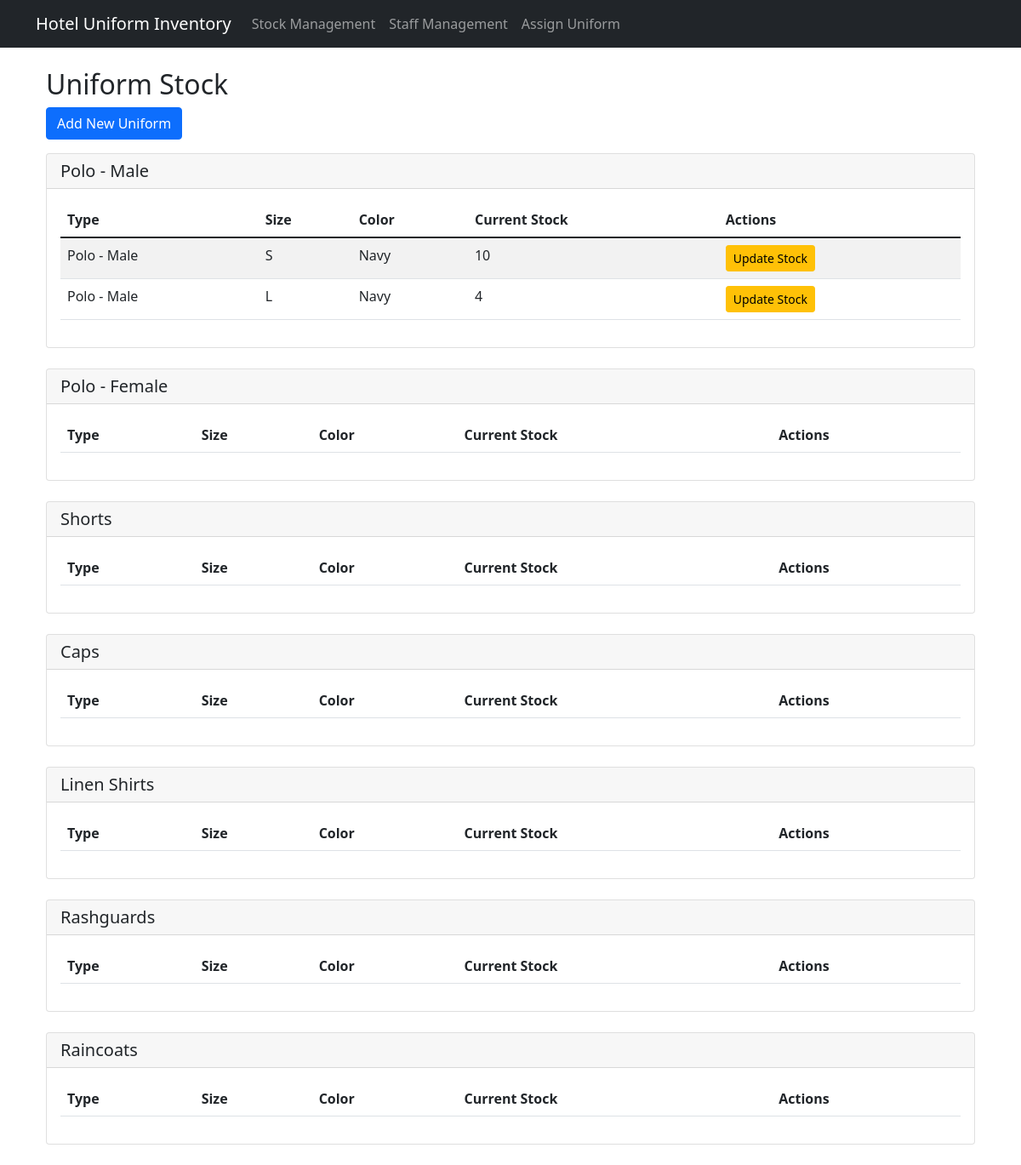
The app's page /stock with its own data.
### tables this page shows
CREATE TABLE uniforms (
        id INTEGER PRIMARY KEY AUTOINCREMENT,
        type TEXT NOT NULL,
        size TEXT NOT NULL,
        color TEXT NOT NULL,
        current_stock INTEGER DEFAULT 0
    );

### app.py (the view)
@app.route('/stock')
def stock_list():
    uniforms = stock_mgmt.get_uniform_list()
    return render_template('stock_list.html', uniforms=uniforms)

### stock_management.py (called while the page is built)
    def get_current_stock(self, uniform_id=None):
        conn = sqlite3.connect(self.db_path)
        cursor = conn.cursor()
        if uniform_id:
            cursor.execute('''
                SELECT id, type, size, color, current_stock
                FROM uniforms
                WHERE id = ?
            ''', (uniform_id,))
        else:
            cursor.execute('''
                SELECT id, type, size, color, current_stock
                FROM uniforms
            ''')
        results = cursor.fetchall()
        conn.close()
        stock_list = []
        for row in results:
            stock_list.append({
                'id': row[0],
                'type': row[1],
                'size': row[2],
                'color': row[3],
                'current_stock': row[4]
            })
        return stock_list

    def get_uniform_list(self):
        return self.get_current_stock()

### templates/stock_list.html (shortened to what this page needs)
{% extends "base.html" %}
{% block content %}
<div class="container mt-4">
    <h2>Uniform Stock</h2>
    <a href="{{ url_for('add_uniform') }}" class="btn btn-primary mb-3">Add New Uniform</a>
    <div class="row">
        <div class="col-md-12">
            <div class="card mb-4">
                <div class="card-header">
                    <h5 class="mb-0">Polo - Male</h5>
                </div>
                <div class="card-body">
                    <table class="table table-striped">
                        <thead>
                            <tr>
                                <th>Type</th>
                                <th>Size</th>
                                <th>Color</th>
                                <th>Current Stock</th>
                                <th>Actions</th>
                            </tr>
                        </thead>
                        <tbody>
                            {% set sizes = ['XS', 'S', 'M', 'L', 'XL', 'XXL'] %}
                            {% set colors = ['Black', 'White', 'Navy'] %}
                            {% for size in sizes %}
                                {% for color in colors %}
                                    {% for uniform in uniforms %}
                                        {% if uniform.type == 'Polo - Male' and uniform.size == size and uniform.color == color %}
                                        <tr>
                                            <td>{{ uniform.type }}</td>
                                            <td>{{ uniform.size }}</td>
                                            <td>{{ uniform.color }}</td>
                                            <td>{{ uniform.current_stock }}</td>
                                            <td>
                                                <button type="button" class="btn btn-sm btn-warning" data-bs-toggle="modal" data-bs-target="#updateModal{{ uniform.id }}">
                                                    Update Stock
                                                </button>
                                            </td>
                                        </tr>
                                        {% endif %}
                                    {% endfor %}
                                {% endfor %}
                            {% endfor %}
                        </tbody>
                    </table>
                </div>
            </div>
        </div>
    </div>
    <div class="row">
        <div class="col-md-12">
            <div class="card mb-4">
                <div class="card-header">
                    <h5 class="mb-0">Polo - Female</h5>
                </div>
                <div class="card-body">
                    <table class="table table-striped">
                        <thead>
                            <tr>
                                <th>Type</th>
                                <th>Size</th>
                                <th>Color</th>
                                <th>Current Stock</th>
                                <th>Actions</th>
                            </tr>
                        </thead>
                            {% set sizes = ['XS', 'S', 'M', 'L', 'XL', 'XXL'] %}
                            {% set colors = ['Black', 'White', 'Navy'] %}
                    </table>
                </div>
            </div>
        </div>
    </div>
    <div class="row">
        <div class="col-md-12">
            <div class="card mb-4">
                <div class="card-header">
                    <h5 class="mb-0">Shorts</h5>
                </div>
                <div class="card-body">
                    <table class="table table-striped">
                        <thead>
                            <tr>
                                <th>Type</th>
                                <th>Size</th>
                                <th>Color</th>
                                <th>Current Stock</th>
                                <th>Actions</th>
                            </tr>
                        </thead>
                            {% set sizes = ['XS', 'S', 'M', 'L', 'XL', 'XXL'] %}
                            {% set colors = ['Black', 'Navy'] %}
                    </table>
                </div>
            </div>
        </div>
    </div>
    <div class="row">
        <div class="col-md-12">
            <div class="card mb-4">
                <div class="card-header">
                    <h5 class="mb-0">Caps</h5>
                </div>
                <div class="card-body">
                    <table class="table table-striped">
                        <thead>
                            <tr>
                                <th>Type</th>
                                <th>Size</th>
                                <th>Color</th>
                                <th>Current Stock</th>
                                <th>Actions</th>
                            </tr>
                        </thead>
                            {% set colors = ['Black', 'Navy'] %}
                    </table>
                </div>
            </div>
        </div>
    </div>
    <div class="row">
        <div class="col-md-12">
            <div class="card mb-4">
                <div class="card-header">
                    <h5 class="mb-0">Linen Shirts</h5>
                </div>
                <div class="card-body">
                    <table class="table table-striped">
                        <thead>
                            <tr>
                                <th>Type</th>
                                <th>Size</th>
                                <th>Color</th>
                                <th>Current Stock</th>
                                <th>Actions</th>
                            </tr>
                        </thead>
                            {% set sizes = ['XS', 'S', 'M', 'L', 'XL', 'XXL'] %}
                            {% set colors = ['White'] %}
                    </table>
                </div>
            </div>
        </div>
    </div>
    <div class="row">
        <div class="col-md-12">
            <div class="card mb-4">
                <div class="card-header">
                    <h5 class="mb-0">Rashguards</h5>
                </div>
                <div class="card-body">
                    <table class="table table-striped">
                        <thead>
                            <tr>
                                <th>Type</th>
                                <th>Size</th>
                                <th>Color</th>
                                <th>Current Stock</th>
                                <th>Actions</th>
                            </tr>
                        </thead>
                            {% set sizes = ['XS', 'S', 'M', 'L', 'XL', 'XXL'] %}
                            {% set colors = ['Black', 'Navy'] %}
                    </table>
                </div>
            </div>
        </div>
    </div>
    <div class="row">
        <div class="col-md-12">
            <div class="card mb-4">
                <div class="card-header">
                    <h5 class="mb-0">Raincoats</h5>
                </div>
                <div class="card-body">
                    <table class="table table-striped">
                        <thead>
                            <tr>
                                <th>Type</th>
                                <th>Size</th>
                                <th>Color</th>
                                <th>Current Stock</th>
                                <th>Actions</th>
                            </tr>
                        </thead>
                            {% set colors = ['Black', 'Navy'] %}
                    </table>
                </div>
            </div>
        </div>
    </div>
</div>
{% endblock %}

### templates/base.html (shortened to what this page needs)
<!DOCTYPE html>
<html lang="en">
<head>
    <link href="https://cdn.jsdelivr.net/npm/bootstrap@5.1.3/dist/css/bootstrap.min.css" rel="stylesheet">
</head>
<body>
    <nav class="navbar navbar-expand-lg navbar-dark bg-dark">
        <div class="container">
            <a class="navbar-brand" href="/">Hotel Uniform Inventory</a>
            <div class="collapse navbar-collapse" id="navbarNav">
                <ul class="navbar-nav">
                    <li class="nav-item">
                        <a class="nav-link" href="/stock">Stock Management</a>
                    </li>
                    <li class="nav-item">
                        <a class="nav-link" href="/staff">Staff Management</a>
                    </li>
                    <li class="nav-item">
                        <a class="nav-link" href="/staff/assign">Assign Uniform</a>
                    </li>
                </ul>
            </div>
        </div>
    </nav>
    <div class="container mt-4">
        {% block content %}{% endblock %}
    </div>
</body>
</html>

### records on screen
uniforms: type "Polo - Male", size "S", color "Navy", current_stock "10"
uniforms: type "Polo - Male", size "L", color "Navy", current_stock "4"
